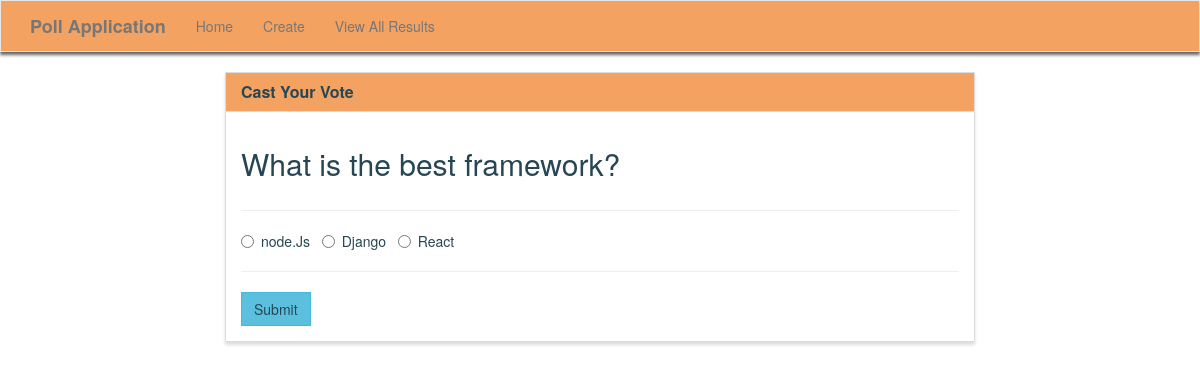
The app's page /vote/1/ with its own data.
### poll/models.py (models this page shows, shortened)
class Poll(models.Model):
    question = models.TextField()
    option_one = models.CharField(max_length=30)
    option_two = models.CharField(max_length=30)
    option_three = models.CharField(max_length=30)
    option_one_count = models.IntegerField(default=0)
    option_two_count = models.IntegerField(default=0)
    option_three_count = models.IntegerField(default=0)

### poll/views.py (the view, shortened to what this page needs)
# urls.py: path('vote/<poll_id>/', poll_views.vote, name='vote'),
def vote(request, poll_id):
    poll = Poll.objects.get(pk=poll_id)
    context = {
        'poll' : poll
    }
    return render(request, 'poll/vote.html', context)

### poll/templates/poll/vote.html (shortened to what this page needs)
{% extends "poll/base.html" %}
{% block main %}
<div class="row">
    <div class="col-lg-8 col-lg-offset-2">
        <div class="panel panel-default">
            <div class="panel-heading">
                <h3 class="panel-title">Cast Your Vote</h3>
            </div>
            <div class="panel-body">
                <div class="row">
                    <div class="col-lg-12">
                        <h2>{{ poll.question }}</h2>
                    </div>
                </div>
                <div class="row">
                    <div class="col-lg-12">
                        <hr />
                        <form method="POST">
                            <div class="form-group">
                                <div class="radio">
                                    <label>
                                        <input type="radio" name="poll" value="option1" required>
                                        {{poll.option_one}}
                                    </label> &nbsp;
                                    <label>
                                        <input type="radio" name="poll" value="option2">
                                        {{ poll.option_two }}
                                    </label> &nbsp;
                                    <label>
                                        <input type="radio" name="poll" value="option3">
                                        {{ poll.option_three }}
                                    </label> &nbsp;
                                </div>
                            </div>
                            <hr />
                            <button type="submit" class="btn btn-info">
                                Submit
                            </button>
                        </form>
                    </div>
                </div>
            </div>
        </div>
    </div>
</div>
{% endblock %}

### poll/static/style.css (style rules this page uses)
.navbar-default, .btn, .form-control, .panel { color: #264653; border-radius: 0; }
.panel-default > .panel-heading { color: #264653; background-color: #F4A261; border-top-left-radius: 0; border-top-right-radius: 0; }
.panel { color: #264653; box-shadow: 0px 3px 3px 0px #ddd; }
a.navbar-brand, .panel-title { color: #264653; font-weight: bolder; }

### records on screen
Poll: question "What is the best framework?", option_one "node.Js", option_two "Django", option_three "React"
